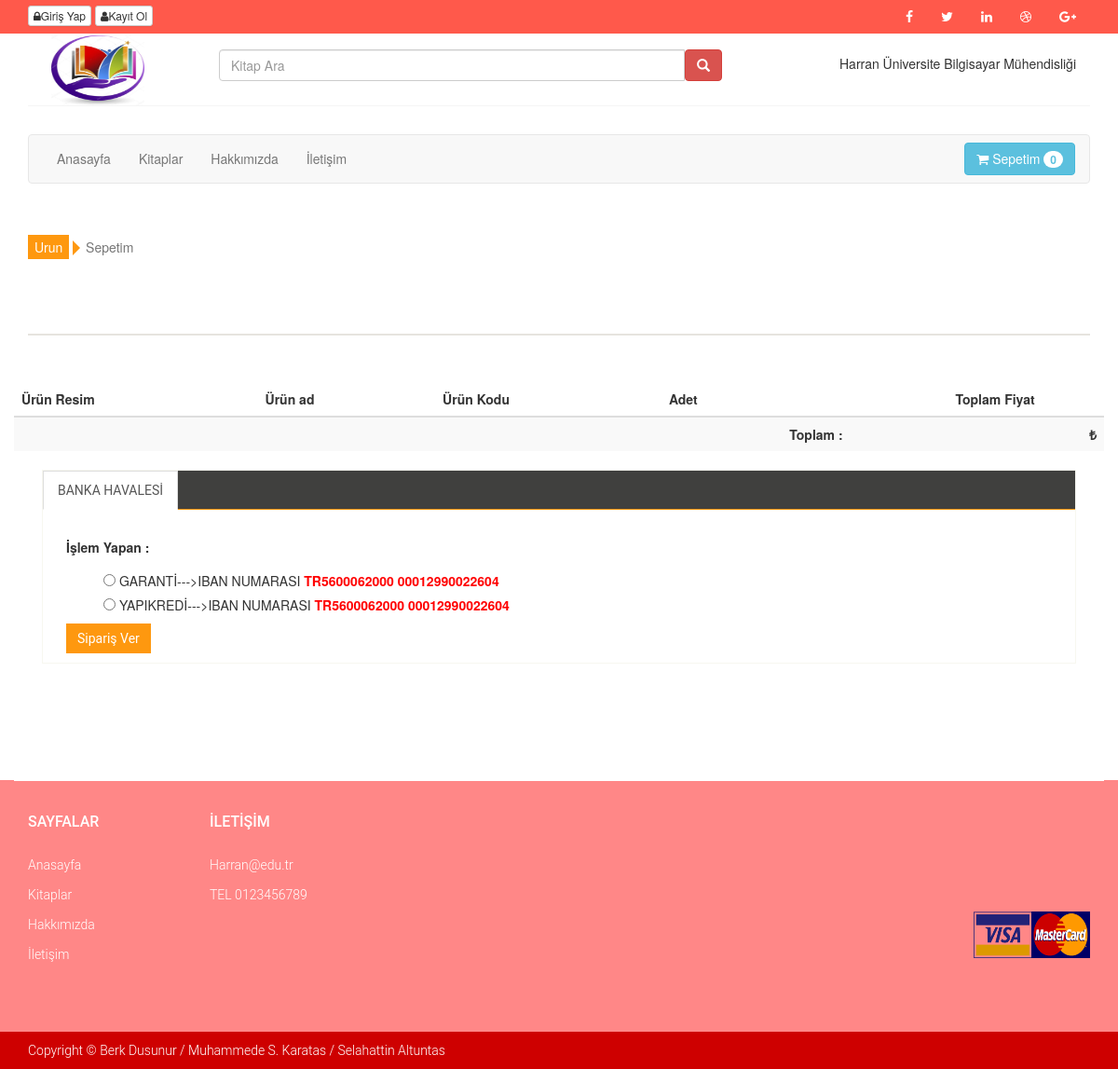
The page /odeme.php on the database its author committed.
### tables this page shows
CREATE TABLE `tblayar` (
  `ayar_id` int(11) NOT NULL,
  `ayar_logo` varchar(250) NOT NULL,
  `ayar_url` varchar(50) NOT NULL,
  `ayar_title` varchar(250) NOT NULL,
  `ayar_description` varchar(250) NOT NULL,
  `ayar_keywords` varchar(50) NOT NULL,
  `ayar_author` varchar(50) NOT NULL,
  `ayar_tel` varchar(50) NOT NULL,
  `ayar_gsm` varchar(50) NOT NULL,
  `ayar_faks` varchar(50) NOT NULL,
  `ayar_mail` varchar(50) NOT NULL,
  `ayar_ilce` varchar(50) NOT NULL,
  `ayar_il` varchar(50) NOT NULL,
  `ayar_adres` varchar(250) NOT NULL,
  `ayar_mesai` varchar(250) NOT NULL,
  `ayar_maps` varchar(250) NOT NULL,
  `ayar_bakim` enum('0','1') NOT NULL DEFAULT '1'
);

CREATE TABLE `tblmenu` (
  `menu_id` int(11) NOT NULL,
  `menu_ust` int(11) NOT NULL,
  `menu_adi` varchar(25) NOT NULL,
  `menu_url` varchar(250) NOT NULL,
  `menu_seourl` varchar(250) NOT NULL,
  `menu_durum` enum('0','1') NOT NULL,
  `menu_sira` int(11) NOT NULL
);

CREATE TABLE `tblbanka` (
  `banka_id` int(11) NOT NULL,
  `banka_ad` varchar(250) NOT NULL,
  `banka_iban` varchar(60) NOT NULL,
  `banka_hesap_adsoyad` varchar(60) NOT NULL,
  `banka_durum` enum('0','1') NOT NULL DEFAULT '1'
);

### odeme.php (the view, shortened to what this page needs)
<?php include"header.php"; ?>
<section id="cart_items">
	<div class="container">
		<div class="breadcrumbs">
			<ol class="breadcrumb">
				<li><a href="urunler.php">Urun</a></li>
				<li class="active">Sepetim</li>
			</ol>
		</div>
		<div class="table-responsive cart_info">
		</div>
	</div>
</section>
<section id="do_action">
	<div class="container mb-4">
		<div class="row">
			<div class="col-12">
				<div class="table-responsive">
					<table class="table table-striped">
						<thead>
							<tr>
								<th>Ürün Resim</th>
								<th>Ürün ad</th>
								<th>Ürün Kodu</th>
								<th>Adet</th>
								<th class="text-right">Toplam Fiyat</th>
								<th> </th>
							</tr>
						</thead>
						<form action="yonetim-panel/islemler.php" method="POST">
							<tbody>
								<tr>
									<td></td>
									<td></td>
									<td></td>
									<td></td>
									<td><strong>Toplam :</strong></td>
									<td class="text-right"><strong><?php echo $toplamfiyat; ?> ₺</strong></td>
								</tr>
							</tbody>
						</table>
					</div>
					<div class="container">
						<div class="category-tab shop-details-tab">
							<div class="col-sm-12">
								<ul class="nav nav-tabs">
									<li class="active"><a href="#reviews" data-toggle="tab">BANKA HAVALESİ</a></li>
								</ul>
							</div>
							<div class="tab-content">
								<div class="tab-pane fade active in" id="reviews" >
									<div class="col-sm-12">
										<label>İşlem Yapan :<?php echo $kullanicicek['kullanici_adsoyad']; ?></label>
										<?php
						$bankasor=$db->prepare("SELECT * FROM tblbanka  ");
                        $bankasor->execute();
                        while ($bankacek=$bankasor->fetch(PDO::FETCH_ASSOC)) {?>
                        	<div class="checkbox">
                        		<label><input type="radio" name="siparis_banka" value="<?php echo $bankacek['banka_ad']; ?>">
                        			<?php echo $bankacek['banka_ad'];
                        			echo"--->IBAN NUMARASI ";
                        			echo"<b style='color:red'>";echo $bankacek['banka_iban'];echo"</b>"; ?>
                        		</label>
                        	</div>
                        <?php }?>
                        <button class="btn btn-success" type="submit" name="bankasiparisekle">Sipariş Ver</button>
                </div>
            </div>
        </div>
    </div>
</div>
</div>
</section>
<?php include"footer.php"; ?>

### header.php (shortened to what this page needs)
<?php include"baglan.php" ;
$kullanicisor=$db->prepare("SELECT * FROM tbluyeler where kullanici_mail=:mail");
$kullanicisor->execute(array(
  'mail' => $_SESSION['userkullanici_mail']
));
$kullanicicek=$kullanicisor->fetch(PDO::FETCH_ASSOC);
$ayaradi=$db->prepare("SELECT * FROM tblayar where ayar_id=:id");
$ayaradi->execute(array(
  'id' => 0));
$ayaryaz=$ayaradi->fetch(PDO::FETCH_ASSOC);
?>
<!DOCTYPE html>
<html lang="en" xmlns="http://www.w3.org/1999/xhtml">
<head>
	<link href="css/bootstrap.min.css" rel="stylesheet">
	<link href="css/font-awesome.min.css" rel="stylesheet">
	<link href="css/prettyPhoto.css" rel="stylesheet">
	<link href="css/price-range.css" rel="stylesheet">
	<link href="css/animate.css" rel="stylesheet">
	<link href="css/main.css" rel="stylesheet">
	<link href="css/responsive.css" rel="stylesheet">
	<link href="css/style.css" rel="stylesheet">
	<link rel="stylesheet" href="css/dikey.css">
	<link rel="stylesheet" href="https://maxcdn.bootstrapcdn.com/bootstrap/3.3.7/css/bootstrap.min.css">
	<link href="https://maxcdn.bootstrapcdn.com/font-awesome/4.7.0/css/font-awesome.min.css" rel="stylesheet">
</head>
<body>
	<header id="header" >
		<div class="header_top">
			<div class="container">
				<div class="row">
					<div class="col-sm-6">
						<div class="contactinfo">
							<?php
							if (!isset($_SESSION['userkullanici_mail'])){?>
								<ul class="nav nav-pills" style="margin-top: 5px;">
									<a href="login" class="btn btn-default btn-xs " role="button"><i class="fa fa-lock"></i>Giriş Yap</a>
									<a href="kayitol" class="btn btn-default btn-xs" role="button"><i class="fa fa-user"></i>Kayıt Ol</a>
								</ul>
							<?php  }
							?>
						</div>
					</div>
					<div class="col-sm-6">
						<div class="social-icons pull-right">
							<ul class="nav navbar-nav">
								<li><a href="#"><i class="fa fa-facebook"></i></a></li>
								<li><a href="#"><i class="fa fa-twitter"></i></a></li>
								<li><a href="#"><i class="fa fa-linkedin"></i></a></li>
								<li><a href="#"><i class="fa fa-dribbble"></i></a></li>
								<li><a href="#"><i class="fa fa-google-plus"></i></a></li>
							</ul>
						</div>
					</div>
				</div>
			</div>
		</div>
		<div class="header-middle">
			<div class="container" style="background-color: white">
				<div class="row">
					<div class="col-sm-2">
						<div class="logo pull-left">
							<a href="index"><img width="100" height="75" src="images/<?php echo $ayaryaz['ayar_logo']; ?>" style="margin-top: 2px; margin-left: 10px;"></a>
						</div>
					</div>
					<div class="col-sm-6">
						<div id="custom-search-input ">
							<form action="arama" method="POST">
							<div class="input-group col-sm-12" style="margin-top: 17px">
								<input type="text" name="arama" class="  search-query form-control" placeholder="Kitap Ara" />
								<span class="input-group-btn">
									<a href="arama"><button class="btn btn-danger" type="button">
										<span class=" glyphicon glyphicon-search"></span>
									</button></a>
								</span>
							</div>
						</div>
					</div>
					<div class="col-sm-4">
						<div class="shop-menu pull-right">
						<?php
						if (!isset($_SESSION['userkullanici_mail'])){?>
							<ul class="nav navbar-nav" style="margin-top: 15px;">
								<h5>Harran Üniversite Bilgisayar Mühendisliği</h5>
							</ul>
						<?php  } else { ?>
						<?php }
						?>
					</div>
				</div>
			</div>
		</div>
	</div>
	<div class="header-bottom">
		<div class="container">
			<div class="row">
				<div class="col-sm-12">
					<nav class="navbar navbar-default">
						<div class="container-fluid">
							<ul class="nav navbar-nav">
								<li><a href="index">Anasayfa</a></li>
							<?php
								$menusor=$db->prepare("SELECT * FROM tblmenu where menu_durum=:durum order by menu_sira ASC limit 5 ");
								$menusor->execute(array(
									'durum' => 1
								));
								while ($menucek=$menusor->fetch(PDO::FETCH_ASSOC)){
									?>
									<li><a href="<?php echo $menucek['menu_url'] ?>"><?php echo $menucek['menu_adi'] ?></a></li>
								<?php } ?>
							</ul>
							<a class="btn btn-info navbar-btn pull-right" href="sepet">
								<i class="fa fa-shopping-cart"></i> Sepetim
								<?php
								$kullanici_id=$kullanicicek['kullanici_id'];
								$sepetsor=$db->prepare("SELECT * FROM tblsepet where kullanici_id=:id");
								$sepetsor->execute(array(
									'id' => $kullanici_id
								));
								$say=$sepetsor->rowCount();
								?>
								<span class="badge badge-light"><?php echo ("$say") ?></span>
							</a>
						</div>
					</nav>
				</div>
			</div>
		</div>
	</div>
</header>

### css/main.css (style rules this page uses)
body { font-family: 'Roboto', sans-serif; background:; position: relative; font-weight:400px; }
ul li { list-style: none; }
a { -webkit-transition: 300ms; -moz-transition: 300ms; -o-transition: 300ms; transition: 300ms; }
h1, h2, h3, h4, h5, h6 { font-family: 'Roboto', sans-serif; }
.header_top { background: none repeat scroll 0 0 #FF594B; }
.social-icons ul li a { border: 0 none; border-radius: 0; color: white; padding:0px; }
.social-icons ul li { display:inline-block; }
.social-icons ul li a i { padding: 11px 15px; transition: all 0.9s ease 0s; -moz-transition: all 0.9s ease 0s; -webkit-transition: all 0.9s ease 0s; -o-transition: all 0.9s ease 0s; }
.header-middle .container .row { border-bottom: 1px solid #f5f5f5; margin-left: 0; margin-right: 0; }
.header-middle .container .row .col-sm-4 { padding-left: 0; }
.header-bottom { padding-bottom: 30px; padding-top: 30px; }
.category-tab { overflow: hidden; }
.category-tab ul { background: #40403E; border-bottom: 1px solid #FE980F; list-style: none outside none; margin: 0 0 30px; padding: 0; width: 100%; }
.category-tab ul li a { border: 0 none; border-radius: 0; color: #B3AFA8; display: block; font-family: 'Roboto', sans-serif; font-size: 14px; text-transform: uppercase; }
.nav-tabs li.active a, .nav-tabs li.active a:hover, .nav-tabs li.active a:focus { -moz-border-bottom-colors: none; -moz-border-left-colors: none; -moz-border-right-colors: none; -moz-border-top-colors: none; background-color: #FE980F; border:0px; color: #FFFFFF; cursor: default; margin-right:0; margin-left:0; }
.nav-tabs li a { border: 1px solid rgba(0, 0, 0, 0); border-radius: 4px 4px 0 0; line-height: 1.42857; margin-right:0; }
#reviews { padding-left: 25px; padding-right: 25px; }
.shop-details-tab { border: 1px solid #F7F7F0; margin-bottom: 75px; margin-left: 15px; margin-right: 15px; padding-bottom: 10px; }
.shop-details-tab .col-sm-12 { padding-left: 0; padding-right: 0; }
#reviews button { background: #FE980F; border: 0 none; border-radius: 0; color: #FFFFFF; font-family: 'Roboto', sans-serif; font-size: 14px; }
#do_action { margin-bottom: 50px; }
.breadcrumbs { position: relative; }
.breadcrumbs .breadcrumb { background:transparent; margin-bottom: 75px; padding-left: 0; }
.breadcrumbs .breadcrumb li a { background:#FE980F; color: #FFFFFF; padding: 3px 7px; }
.breadcrumbs .breadcrumb li a:after { content:""; height:auto; width: auto; border-width: 8px; border-style: solid; border-color:transparent transparent transparent #FE980F; position: absolute; top: 11px; left:48px; }
.breadcrumbs .breadcrumb > li + li:before { content: " "; }
#cart_items .cart_info { border: 1px solid #E6E4DF; margin-bottom: 50px }

### yonetim-panel/css/style.css (style rules this page uses)
body { margin: 0px; padding: 0px; background-image: url(images/bg.png); background-repeat: repeat; }

### css/dikey.css (style rules this page uses)
.btn-default { color: #333; background-color: #f9f9f9; border-color: #ccc; border: 1px solid; text-align: center; cursor: pointer; color: #5e5e5e; -moz-border-radius: 3px; -webkit-border-radius: 3px; border-radius: 3px; background: -webkit-gradient(linear, 50% 0%, 50% 100%, color-stop(0%, #fefefe), color-stop(100%, #f9f9f9)), #f9f9f9; background: -moz-linear-gradient(#fefefe, #f9f9f9), #f9f9f9; background: -webkit-linear-gradient(#fefefe, #f9f9f9), #f9f9f9; background: linear-gradient(#fefefe, #f9f9f9), #f9f9f9; border-color: #c3c3c3 #c3c3c3 #bebebe; -moz-box-shadow: rgba(0, 0, 0, 0.06) 0 1px 0, rgba(255, 255, 255, 0.1) 0 1px 0 0 inset; -webkit-box-shadow: rgba(0, 0, 0, 0.06) 0 1px 0, rgba(255, 255, 255, 0.1) 0 1px 0 0 inset; box-shadow: rgba(0, 0, 0, 0.06) 0 1px 0, rgba(255, 255, 255, 0.1) 0 1px 0 0 inset; }

### rows shown on the page
tblayar: ayar_logo (picture)
tblmenu: menu_adi "Kitaplar"
tblmenu: menu_adi "Hakkımızda"
tblmenu: menu_adi "İletişim"
tblbanka: banka_ad "GARANTİ", banka_iban "TR5600062000 00012990022604"
tblbanka: banka_ad "YAPIKREDİ", banka_iban "TR5600062000 00012990022604"

### other values the page prints
$say "0"
